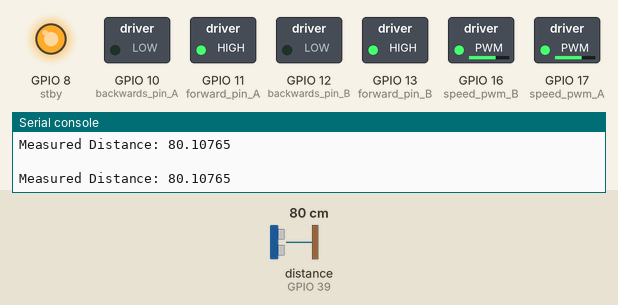
This program was run on a simulated ESP32 board running MicroPython. On the bench: switched loads named in the program (green lamp = pin HIGH), output pins drawn as LEDs (lit = HIGH), the last lines printed to the serial console. The inputs (shaded band) are chosen by the test bench; at power-on: distance to the obstacle (sensor on GPIO 39) 80 cm. The echo pulse lasts 58.3 µs per cm; the clock reads 2024-03-15 10:24:30 at power-on unless the program sets it; files the program writes start out absent; pins used as bus, display or sensor lines are not drawn.

Above: at 1.2 s.
1.3 s: distance to the obstacle (sensor on GPIO 39) set to 55 cm
2.8 s: distance to the obstacle (sensor on GPIO 39) set to 47 cm
At 3.2 s:
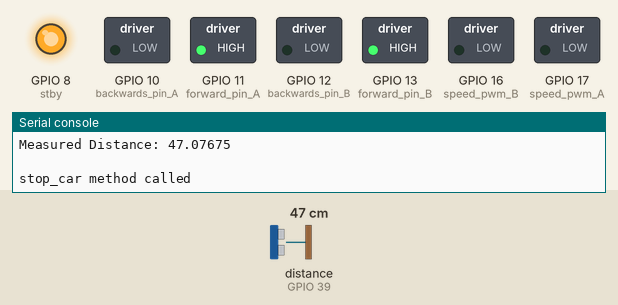
At 8.3 s:
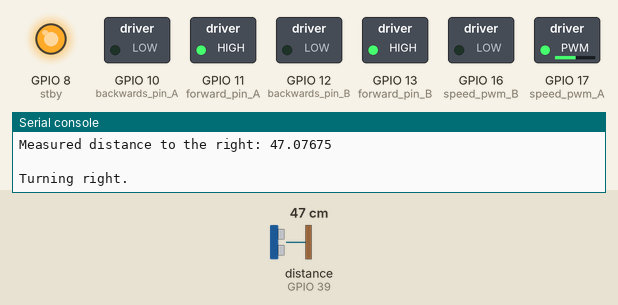
Timing chart, 0 to 11.8 s (numbered marks = the images above; inputs shaded):
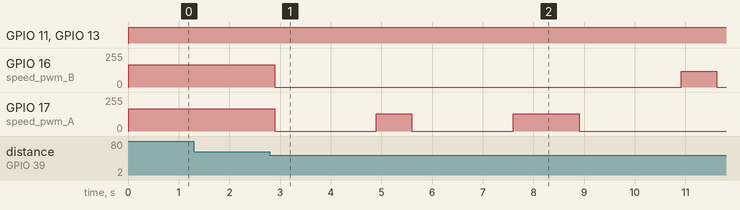

The program:

main.py
```python
# ###########################################################
# ## ----------------- Hreiðar Pétursson ----------------- ##
# ## -------------- Created 10-20 February 2024 ---------- ##
# ###########################################################


# Basic imports
from machine import Pin, SoftI2C
import time


# Adjusted imports to reflect the new folder structure and content
from car_components_files.settings_functions import initialize_pins, toggle_logging, log_message
from car_components_files.motor_class import Motor
from car_components_files.car_class import Car
from car_components_files.addons import UltrasonicSensor, MPU6050


# To log to file set session_started to False and log_to_file to True
# Other way around to not log to file logfile.log
toggle_logging(True)

# Fetch and create the dictionary and inject it into the pins variable
pins = initialize_pins()

# Create Instances For Motor A & Motor B and set their default speed
motor_a = Motor(
    pins["forward_pin_A"],
    pins["backwards_pin_A"],
    pins["speed_pwm_A"],
    default_speed=672,  # This is approx correct straight direction
)
motor_b = Motor(
    pins["forward_pin_B"],
    pins["backwards_pin_B"],
    pins["speed_pwm_B"],
    default_speed=672,  # This is approx correct straight direction
)

# Create the standby settings variable from the dictionary
stby = pins["stby"]

# Set stby value to 1 - Ready to engage and log/print
stby.value(1)
log_message("stby value set to 1 (high)")

# Create UltraSonic Sensor Instance
ultrasonic_sensor = UltrasonicSensor(pins["trig"], pins["echo"])
log_message("Created the ultrasonic sensor instance")

log_message("Created the mpu instance")

# Create the car instance with motors, stby & ultrasonic sensor
car = Car(motor_a, motor_b, stby, ultrasonic_sensor) # missing mpu


while True:
    car.drive_car('forward', obstacle_detection=True)
```

settings_functions.py
```python
###########################################################
## ----------------- Hreiðar Pétursson ----------------- ##
## -------------- Created 10-20 February 2024 ---------- ##
###########################################################

# This controls if the logs are logged to a file or not.
log_to_file = False

# This indicates whether the session has started, to control the initial logging behavior.
start_session = False


from machine import Pin, PWM
import time


###########################################################
 ### ----- Functions for writing logs and print  ----- ###
###########################################################

def toggle_logging(value: bool):
    global log_to_file, start_session
    log_to_file = value
    # If enabling logging and the session has not started yet, mark the session as started.
    if value and not start_session:
        start_session = True
        log_message("Session started, logging enabled. \n")

def log_message(message, log_file_path="logfile.log"):
    global start_session

    # Log to file
    if log_to_file:

        if start_session:
            # Get the current time as a tuple
            current_time_tuple = time.localtime()

            # Format the time manually
            current_timestamp = "{}-{:02d}-{:02d} {:02d}:{:02d}:{:02d}".format(*current_time_tuple[0:6])

            # The start message
            start_message = f"\n\n\n\n\nCar Script Started - {current_timestamp}\n" \
                            "-----------------------------------------\n"

            with open(log_file_path, "a") as log_file:
                log_file.write(start_message)

            # Set the start_session to false after the initial log
            start_session = False

        # Log the message
        with open(log_file_path, "a") as log_file:
            log_file.write(message + "\n")
        print(message)
    else:
        # Print or handle differently if not logging to file
        print(message)


###########################################################
    ##################      ##       ##################
        ##################      ##################
                    ##################
                     ################
                      ##############
                       ############
                      ##############
                     ################
                    ##################
        ##################      ##################
    ##################      ##       ##################
###########################################################


###########################################################
 ### ----- ----- Method To Initialize Pins ----- ----- ###
###########################################################


def initialize_pins():
    pins = {
        # Motor A
        'forward_pin_A': Pin(11, Pin.OUT),
        'backwards_pin_A': Pin(10, Pin.OUT),
        'speed_pwm_A': PWM(Pin(17, Pin.OUT), freq=10000, duty=0),
        # Motor B
        'forward_pin_B': Pin(13, Pin.OUT),
        'backwards_pin_B': Pin(12, Pin.OUT),
        'speed_pwm_B': PWM(Pin(16, Pin.OUT), freq=10000, duty=0),
        # Standby Pin
        'stby': Pin(8, Pin.OUT),
        # Ultrasonic Sensor
        'echo': Pin(39, Pin.IN),
        'trig': Pin(38, Pin.OUT),
        # MPU6050 chip
        'scl_pin': 45,
        'sda_pin': 21,

    }
    return pins


###########################################################
    ##################      ##       ##################
        ##################      ##################
                    ##################
                     ################
                      ##############
                       ############
                      ##############
                     ################
                    ##################
        ##################      ##################
    ##################      ##       ##################
###########################################################
```

motor_class.py
```python
###########################################################
## ----------------- Hreiðar Pétursson ----------------- ##
## -------------- Created 10-20 February 2024 ---------- ##
###########################################################


from machine import Pin, PWM
import time

from car_components_files.settings_functions import initialize_pins, log_message


###########################################################
 #### ----- ----- Motor Class And Methods ----- ----- ####
###########################################################

class Motor:
    def __init__(self, forward, backwards, speed_pwm, default_speed) -> None:
        self.forward = forward
        self.backwards = backwards
        self.speed_pwm = speed_pwm
        self.default_speed = default_speed
        self.current_speed = default_speed
        # Execute log/print of the initialization
        self.log_motor_status()
        # Make sure the motors are set to be stopped when created
        self.forward.value(0)
        self.backwards.value(0)

    # Log the motor's status once it's created
    def log_motor_status(self):
        parts = [
            "\nMotor Initialized: \n",
            f"Forward Pin={self.forward}, \n",
            f"Backwards Pin={self.backwards}, \n",
            f"Speed PWM={self.speed_pwm}, \n",
            f"Default Speed={self.default_speed}\n"
        ]

        message = "".join(parts)
        log_message(message)

    # Set the speed, if speed is None, revert to default
    def set_speed(self, speed=None):
        if speed is None:
            speed = self.default_speed
        speed = max(0, min(speed, 1023))
        self.speed_pwm.duty(int(speed))
        self.current_speed = speed

    # Return the value of the current speed
    def get_current_speed(self):
        return self.current_speed

    # Method for driving both forward and backwards
    def drive(self, direction, speed=None):
        # Forward
        if direction == 'forward':
            self.forward.value(1)
            self.backwards.value(0)
        # Backwards
        elif direction == 'backwards':
            self.forward.value(0)
            self.backwards.value(1)
        # Stop (currently not being used I think)
        elif direction == 'stop':
            self.stop()
        # In case of some errors
        else:
            log_message("Motor drive method: Invalid Direction")
            return
        # (If speed is None, it reverts to the default speed)
        self.set_speed(speed)

    def stop(self):
        self.set_speed(0)

###########################################################
    ##################      ##       ##################
        ##################      ##################
                    ##################
                     ################
                      ##############
                       ############
                      ##############
                     ################
                    ##################
        ##################      ##################
    ##################      ##       ##################
###########################################################
```

addons.py
```python
###########################################################
## ----------------- Hreiðar Pétursson ----------------- ##
## -------------- Created 10-20 February 2024 ---------- ##
###########################################################

from machine import Pin, PWM, SoftI2C
import struct
import time

from car_components_files.settings_functions import initialize_pins

###########################################################
 ### ---- ----- My MPU6050  Class & Methods ----- ---- ###
###########################################################

class MPU6050:
    def __init__(self, scl_pin, sda_pin):
        self.i2c = SoftI2C(scl=Pin(scl_pin), sda=Pin(sda_pin))
        self.address = 0x68  # MPU6050 I2C address
        self._gyro_reg = 0x43
        self._power_mgmt_1 = 0x6B
        self.i2c.writeto_mem(self.address, self._power_mgmt_1, b'\x00')  # Wake up MPU6050
        time.sleep_ms(100)
        self.prev_time = time.ticks_ms()
        self.yaw = 0  # Initialize yaw at 0

    def _read_data(self, reg, bytes=6):
        data = self.i2c.readfrom_mem(self.address, reg, bytes)
        return struct.unpack(">hhh", data)

    def update_yaw(self):
        current_time = time.ticks_ms()
        elapsed_time = (current_time - self.prev_time) / 1000.0  # Convert ms to seconds
        _, _, gz = self.get_gyro_data()
        self.yaw += gz * elapsed_time  # Calculate change in yaw
        self.prev_time = current_time
        return self.yaw

    def get_gyro_data(self):
        gx, gy, gz = self._read_data(self._gyro_reg)
        # Gyroscope data conversion: degrees/s
        return gx / 131.0, gy / 131.0, gz / 131.0


    def calibrate_gyro(self, samples=100):
        print("Calibrating gyroscope...")
        z_bias = 0
        for _ in range(samples):
            _, _, z = self.get_gyro_data()
            z_bias += z
            time.sleep(0.01)
        z_bias /= samples
        print(f"Gyro Z-axis bias: {z_bias}")
        return z_bias


###########################################################
    ##################      ##       ##################
        ##################      ##################
                    ##################
                     ################
                      ##############
                       ############
                      ##############
                     ################
                    ##################
        ##################      ##################
    ##################      ##       ##################
###########################################################


###########################################################
 #### ----- Ultrasonic Sensor Class And Methods ----- ####
###########################################################

class UltrasonicSensor:
    def __init__(self, trig_pin, echo_pin):
        self.trig = trig_pin
        self.echo = echo_pin


    def measure_distance(self):
        # Trigger the measurement
        self.trig.value(1)
        time.sleep_us(10)
        self.trig.value(0)

        # Wait for the echo to start
        while not self.echo.value():
            pass
        start = time.ticks_us()

        # Wait for the echo to end
        while self.echo.value():
            pass
        end = time.ticks_us()

        # Calculate the duration and distance
        duration = time.ticks_diff(end, start)
        distance = (duration * 0.0343) / 2  # Convert time to distance

        return distance


###########################################################
    ##################      ##       ##################
        ##################      ##################
                    ##################
                     ################
                      ##############
                       ############
                      ##############
                     ################
                    ##################
        ##################      ##################
    ##################      ##       ##################
###########################################################


    # # # # # # ----- Storage ----- # # # # # #


# class MPU6050:
#     def __init__(self, scl_pin, sda_pin):
#         self.i2c = SoftI2C(scl=Pin(scl_pin), sda=Pin(sda_pin))
#         self.address = 0x68  # Device I2C address
#         self._accel_reg = 0x3B
#         self._gyro_reg = 0x43
#         self._power_mgmt_1 = 0x6B
#         # Corrected from self._power_fear to self._power_mgmt_1
#         self.i2c.writeto_mem(self.address, self._power_mgmt_1, b'\x00')  # Wake up the MPU6050
#         time.sleep_ms(100)  # Ensure MPU6050 is powered up before proceeding
#
#     def _read_data(self, reg, bytes=6):
#         """Reads bytes from the given register."""
#         data = self.i2c.readfrom_mem(self.address, reg, bytes)
#         return struct.unpack(">hhh", data)
#
#     def get_accel_data(self):
#         """Returns accelerometer data."""
#         ax, ay, az = self._read_data(self._accel_reg)
#         # Convert from raw data to 'g' values
#         # Assuming the accelerometer is set to ±2g range
#         # 16,384 LSB/g (least significant bit per g)
#         ax, ay, az = [a / 16384.0 for a in [ax, ay, az]]
#         return ax, ay, az
#
#     def get_gyro_data(self):
#         """Returns gyroscope data."""
#         gx, gy, gz = self._read_data(self._gyro_reg)
#         # Convert from raw data to degrees per second
#         # Assuming the gyroscope is set to ±250 degrees/s range
#         # 131 LSB/(degrees/s)
#         gx, gy, gz = [g / 131.0 for g in [gx, gy, gz]]
#         return gx, gy, gz
```

boot.py
```python
# boot.py

import esp
import gc
esp.osdebug(None)
#
# import webrepl
# webrepl.start()
# wifi_enabled = True  # Set to False to disable Wi-Fi connection attempts
#
# if wifi_enabled:
#     from network_files.connect_network import connect_to_wifi, find_open_network_and_connect
#     if not connect_to_wifi():
#         print('Failed to connect to home network. Checking for open networks...')
#         if not find_open_network_and_connect():
#             print('No open networks available or failed to connect.')
# else:
#     print('Wi-Fi connection attempts are disabled.')
#
#
# # I used chatGPT to help me set the time from the connected network it connects to
# from set_time.set_time import set_time_from_ntp
# set_time_from_ntp()

gc.collect()
```

Source omitted: car_class.py (14181 bytes)

Measured:
- the behaviour switches between 50 and 49 cm on distance to the obstacle (sensor on GPIO 39) (found by bisection; images 0 and 1)
- after the input at 2.8 s, GPIO 16 (speed_pwm_B): 168/255 → 0/255 after 0.10 s, → 118/255 8.0 s later, → 0/255 0.70 s later; GPIO 17 (speed_pwm_A): goes 0/255 2.0 s, 130/255 0.70 s, 0/255 2.0 s, 130/255 1.3 s, then 0/255, starting after 0.10 s
